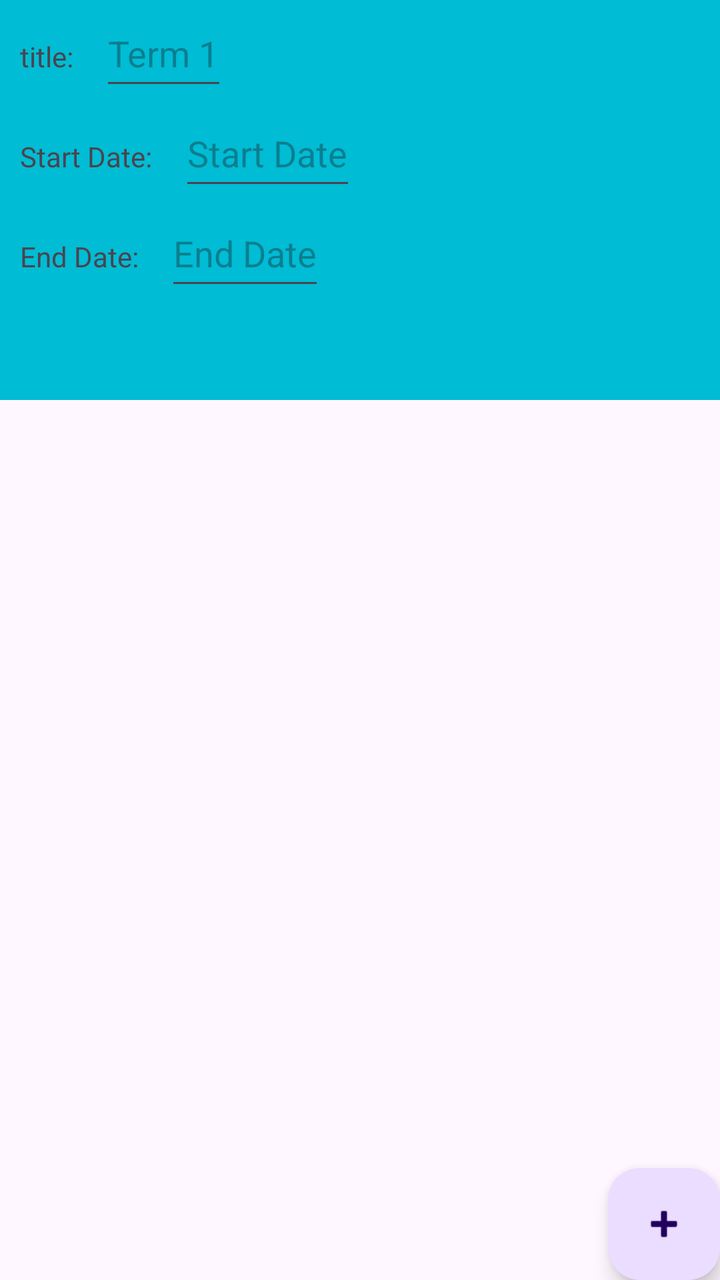
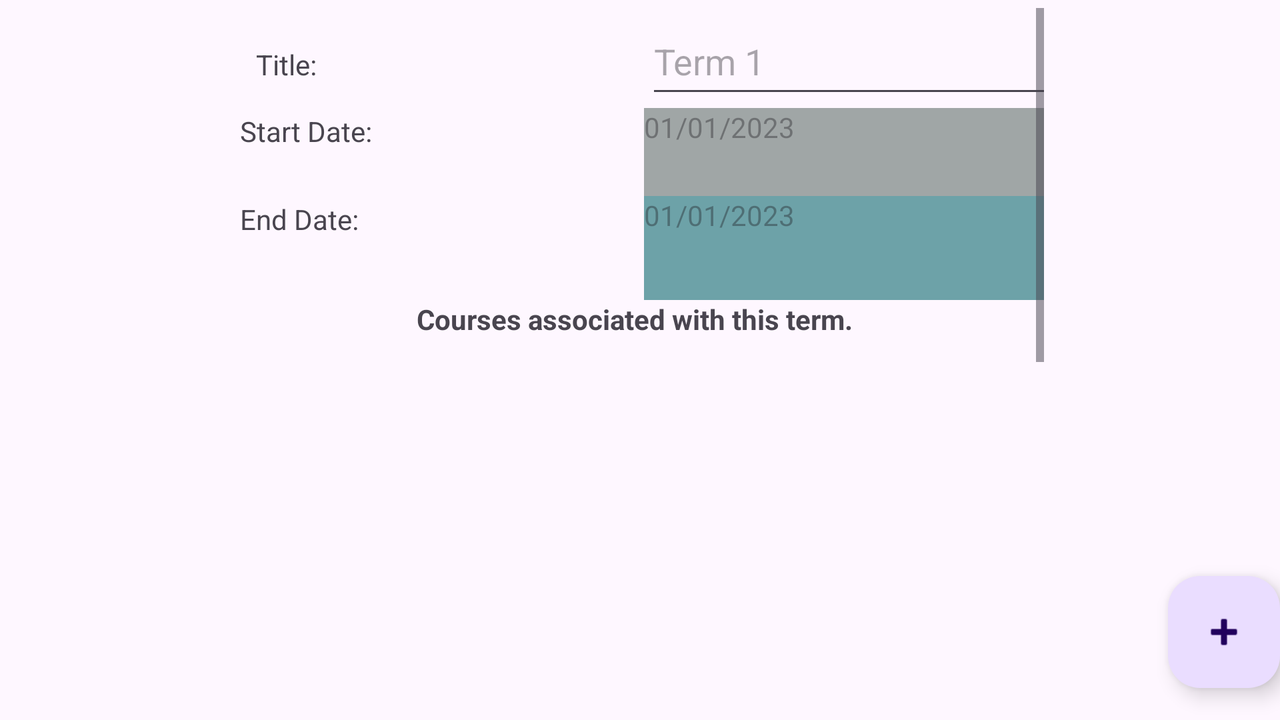

The same Android screen from two of the app's own layout files: first res/layout/ as a phone draws it, then the repository's variant for another configuration, drawn on a device whose configuration selects that folder. Both files follow.
<!-- AndroidManifest.xml: application theme Theme.MobileAppDevelopment -->
<!-- res/layout/activity_term_detail_view.xml -->
<androidx.constraintlayout.widget.ConstraintLayout xmlns:android="http://schemas.android.com/apk/res/android"
    xmlns:app="http://schemas.android.com/apk/res-auto"
    xmlns:tools="http://schemas.android.com/tools"
    android:layout_width="match_parent"
    android:layout_height="match_parent"
    tools:context=".UI.TermDetail">

    <ScrollView
        android:id="@+id/scrollView"
        android:layout_width="409dp"
        android:layout_height="200dp"
        android:background="#00BCD4"
        app:layout_constraintLeft_toLeftOf="parent"
        app:layout_constraintTop_toTopOf="parent">

        <LinearLayout
            android:layout_width="match_parent"
            android:layout_height="wrap_content"
            android:orientation="vertical">

            <LinearLayout
                android:layout_width="wrap_content"
                android:layout_height="wrap_content"
                android:orientation="horizontal">

                <TextView
                    android:layout_width="wrap_content"
                    android:layout_height="50dp"
                    android:padding="10dp"
                    android:text="title: " />

                <EditText
                    android:id="@+id/titletext"
                    android:layout_width="wrap_content"
                    android:layout_height="50dp"
                    android:hint="Term 1" />
                />
            </LinearLayout>

            <LinearLayout
                android:layout_width="wrap_content"
                android:layout_height="wrap_content"
                android:orientation="horizontal">

                <TextView
                    android:layout_width="wrap_content"
                    android:layout_height="50dp"
                    android:padding="10dp"
                    android:text="Start Date: " />

                <EditText
                    android:id="@+id/starttext"
                    android:layout_width="wrap_content"
                    android:layout_height="50dp"
                    android:hint="Start Date" />
                />
            </LinearLayout>

            <LinearLayout
                android:layout_width="wrap_content"
                android:layout_height="wrap_content"
                android:orientation="horizontal">

                <TextView
                    android:layout_width="wrap_content"
                    android:layout_height="50dp"
                    android:padding="10dp"
                    android:text="End Date: " />

                <EditText
                    android:id="@+id/endtext"
                    android:layout_width="wrap_content"
                    android:layout_height="50dp"
                    android:hint="End Date" />
                />
            </LinearLayout>
        </LinearLayout>
    </ScrollView>

    <com.google.android.material.floatingactionbutton.FloatingActionButton
        android:id="@+id/floatingActionButton2"
        android:layout_width="wrap_content"
        android:layout_height="wrap_content"
        android:clickable="true"
        app:layout_constraintBottom_toBottomOf="parent"
        app:layout_constraintEnd_toEndOf="parent"
        app:srcCompat="@android:drawable/ic_input_add" />

    <androidx.recyclerview.widget.RecyclerView
        android:id="@+id/courserecyclerview"
        android:layout_width="409dp"
        android:layout_height="473dp"
        app:layout_constraintLeft_toLeftOf="parent"
        app:layout_constraintTop_toBottomOf="@+id/scrollView"
        tools:layout_editor_absoluteX="1dp"
        tools:layout_editor_absoluteY="201dp" />
</androidx.constraintlayout.widget.ConstraintLayout>
<!-- resources referenced by this layout -->
<resources>
  <style name="Theme.MobileAppDevelopment" parent="Base.Theme.MobileAppDevelopment" />
  <style name="Base.Theme.MobileAppDevelopment" parent="Theme.Material3.DayNight">
          
          
      </style>
</resources>
<!-- res/layout-land/activity_term_detail_view.xml (the repository's variant of the layout above) -->
<!-- drawn on the phone turned sideways -->
<androidx.constraintlayout.widget.ConstraintLayout xmlns:android="http://schemas.android.com/apk/res/android"
    xmlns:app="http://schemas.android.com/apk/res-auto"
    xmlns:tools="http://schemas.android.com/tools"
    android:layout_width="match_parent"
    android:layout_height="match_parent"
    tools:context=".UI.TermDetail">

    <LinearLayout
        android:layout_width="match_parent"
        android:layout_height="match_parent"
        android:layout_gravity="center"
        android:orientation="vertical"
        tools:layout_editor_absoluteX="0dp"
        tools:layout_editor_absoluteY="-43dp">

        <ScrollView
            android:id="@+id/scrollView"
            android:layout_width="404dp"
            android:layout_height="179dp"
            android:layout_gravity="center"
            android:layout_marginTop="4dp">

            <LinearLayout
                android:layout_width="match_parent"
                android:layout_height="wrap_content"
                android:orientation="vertical">

                <LinearLayout
                    android:layout_width="match_parent"
                    android:layout_height="match_parent"
                    android:orientation="vertical">

                    <LinearLayout
                        android:layout_width="wrap_content"
                        android:layout_height="wrap_content"
                        android:orientation="horizontal">

                        <TextView
                            android:layout_width="205dp"
                            android:layout_height="50dp"
                            android:padding="10dp"
                            android:text="Title:" />

                        <EditText
                            android:id="@+id/titleText"
                            android:layout_width="209dp"
                            android:layout_height="50dp"
                            android:hint="Term 1" />
                    </LinearLayout>

                    <androidx.appcompat.widget.LinearLayoutCompat
                        android:layout_width="match_parent"
                        android:layout_height="44dp"
                        android:orientation="horizontal"
                        android:textAlignment="center">

                        <TextView
                            android:layout_width="200dp"
                            android:layout_height="match_parent"
                            android:layout_margin="2dp"
                            android:text="Start Date: " />

                        <TextView
                            android:id="@+id/termStartDate"
                            android:layout_width="200dp"
                            android:layout_height="match_parent"
                            android:background="#A0A6A6"
                            android:hint="01/01/2023"
                            android:inputType="none" />
                    </androidx.appcompat.widget.LinearLayoutCompat>

                    <androidx.appcompat.widget.LinearLayoutCompat
                        android:layout_width="match_parent"
                        android:layout_height="52dp"
                        android:orientation="horizontal">

                        <TextView
                            android:layout_width="200dp"
                            android:layout_height="match_parent"
                            android:layout_margin="2dp"
                            android:text="End Date: " />

                        <TextView
                            android:id="@+id/termEndDate"
                            android:layout_width="200dp"
                            android:layout_height="match_parent"
                            android:background="#6DA2A8"
                            android:hint="01/01/2023"
                            android:inputType="none" />
                    </androidx.appcompat.widget.LinearLayoutCompat>

                </LinearLayout>

                <TextView
                    android:id="@+id/textView5"
                    android:layout_width="223dp"
                    android:layout_height="35dp"
                    android:layout_gravity="center"
                    android:text="Courses associated with this term."
                    android:textStyle="bold" />


            </LinearLayout>
        </ScrollView>

        <androidx.recyclerview.widget.RecyclerView
            android:id="@+id/courserecyclerview"
            android:layout_width="281dp"
            android:layout_height="126dp"
            android:layout_gravity="center">

        </androidx.recyclerview.widget.RecyclerView>

    </LinearLayout>

    <com.google.android.material.floatingactionbutton.FloatingActionButton
        android:id="@+id/floatingActionButton2"
        android:layout_width="wrap_content"
        android:layout_height="wrap_content"
        android:layout_marginBottom="16dp"
        android:clickable="true"
        android:contentDescription="Add course"
        app:layout_constraintBottom_toBottomOf="parent"
        app:layout_constraintEnd_toEndOf="parent"
        app:srcCompat="@android:drawable/ic_input_add" />

</androidx.constraintlayout.widget.ConstraintLayout>
